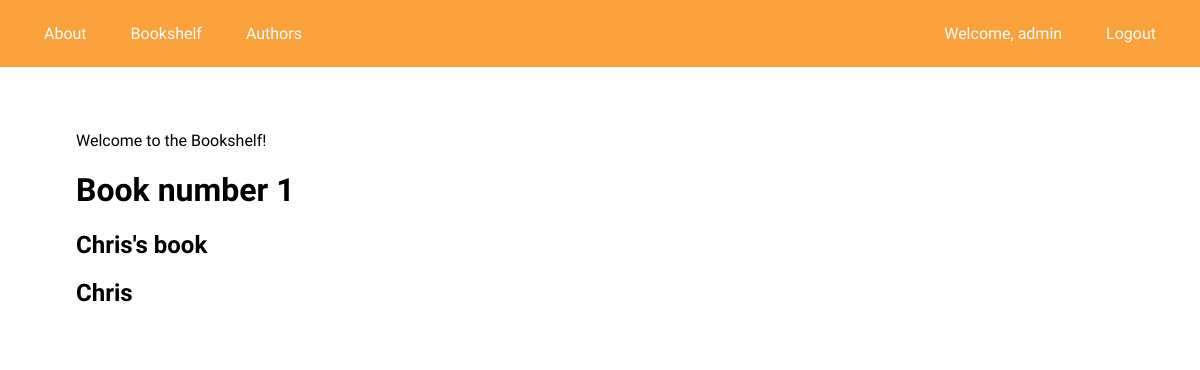
Screenshot of /books/1/ (signed in) with the database file from the repository.
### bookshelf/models.py (models this page shows, shortened)
class Book(models.Model):
    name = models.CharField(max_length=100)
    author = models.ForeignKey(Author, null=True, on_delete=models.SET_NULL)

class Author(models.Model):
    name = models.CharField(max_length=100)
    def __str__(self):
        return f'{self.name}'

### bookshelf/views.py (the view)
# urls.py: path('books/<int:id>/', views.showbook, name='bookshelf-show'), # to accept only numbers as id param
def showbook(req, id):
    book = {'book': Book.objects.get(pk=id)}
    return render(req, 'showbook.html', book)

### bookshelf/templates/showbook.html
{% extends "base.html" %}
{% block content %}
<h1>Book number {{book.id}}</h1>
<h2>{{ book.name }}</h2>
<h2>{{ book.author }}</h2>
{% endblock content %}

### bookshelf/templates/base.html (shortened to what this page needs)
{% load static %}
<!DOCTYPE html>
<html lang="en">
<head>
    <link rel="stylesheet" href="{% static 'css/main.css' %}">
</head>
<body>
    <nav>
        <div class="linkset left">
            <a href="{% url 'bookshelf-about' %}">About</a>
            <a href="{% url 'bookshelf-books' %}">Bookshelf</a>
            <a href="{% url 'bookshelf-authors' %}">Authors</a>
        </div>
        <div class="linkset right">
            {% if user.is_authenticated %}
                <span>Welcome, {{user}}</span>
                <a href="{% url 'logout' %}">Logout</a>
            {% else %}
                <a href="{% url 'signup' %}">Sign up</a>
                <a href="{% url 'login' %}">Login</a>
            {% endif %}
        </div>
    </nav>
<main>
    <p>Welcome to the Bookshelf!</p>
    {% block content %}
    {% endblock content %}
</main>
</body>
</html>

### bookshelf/static/css/main.css (style rules this page uses)
* { box-sizing: border-box; }
html, body { margin: 0; font-family: 'Goudy Bookletter 1911', serif; }
body { background-image: url('https://images.unsplash.com/photo-1507842217343-583bb7270b66?ixid=MnwxMjA3fDB8MHxzZWFyY2h8Mnx8Ym9va3NoZWxmfGVufDB8fDB8fA%3D%3D&ixlib=rb-1.2.1&w=1000&q=80'); display: flex; justify-content: center; flex-direction: column; align-items: center; }
nav { width: 100vw; padding: 1.5rem; display: flex; justify-content: space-between; background-color: rgb(250, 161, 59); }
.linkset > * { margin: 0 20px; color: white; font-size: 0.8rem; }
.right { text-align: right; }
.left { text-align: left; }
a { cursor: pointer; text-decoration: none; }
main { width: 90%; padding: 1rem; margin: 2rem; background-color: rgba(255, 255, 255, 0.7); }
@media only screen and (min-width: 480px) { .linkset > * { font-size: 1rem; } }

### rows the page displays
Book: id "1", name "Chris's book", author "Chris"

### other values shown
{{ user }} "admin"
